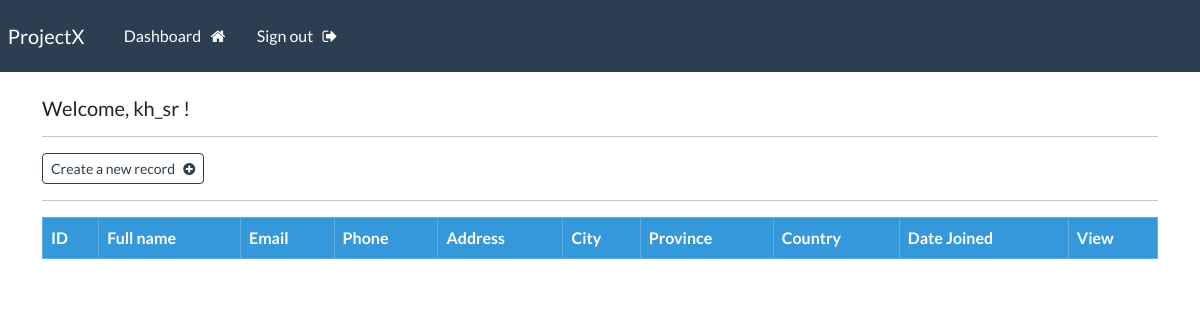
Page /dashboard (signed in) on the earlier database version.
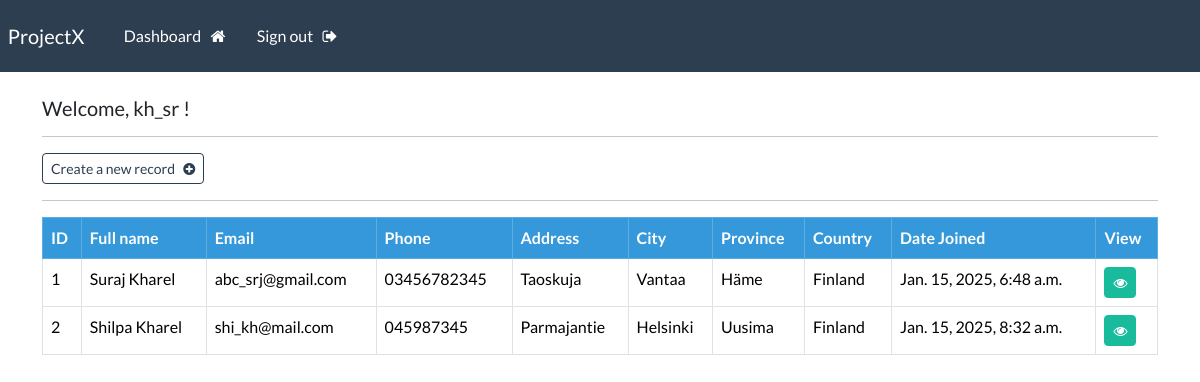
Same page on the later database version.
### webapp/models.py (models this page shows, shortened)
class Record(models.Model):
    creation_date = models.DateTimeField(auto_now_add=True)
    first_name = models.CharField(max_length=100)
    last_name = models.CharField(max_length=100)
    email = models.CharField(max_length=255)
    phone = models.CharField(max_length=20)
    address = models.CharField(max_length=300)
    city = models.CharField(max_length=255)
    province = models.CharField(max_length=125)
    country = models.CharField(max_length=125)

### webapp/views.py (the view)
# urls.py: path('dashboard', views.dashboard, name="dashboard"),
@login_required(login_url='my-login')
def dashboard(request):
    my_records = Record.objects.all()
    context = {'records': my_records}
    return render(request, 'webapp/dashboard.html', context=context)

### webapp/templates/webapp/dashboard.html
{% extends 'webapp/base.html' %}
{% block content %}
        <h5> Welcome, {{user}} ! </h5>
        <hr>
        <a class="btn btn-outline-primary btn-sm" href="{% url 'create-record' %}">
                Create a new record &nbsp; <i class="fa fa-plus-circle" arial-hidden="true"></i>
        </a>
        <hr>
        <table class = "table table-hover table-bordered">
                <thead class = "table-info">
                        <tr>
                                <th scope = "col"> ID </th>
                                <th scope = "col"> Full name </th>
                                <th scope = "col"> Email </th>
                                <th scope = "col"> Phone </th>
                                <th scope = "col"> Address </th>
                                <th scope = "col"> City </th>
                                <th scope = "col"> Province </th>
                                <th scope = "col"> Country </th>
                                <th scope = "col"> Date Joined </th>
                                <th scope = "col"> View </th>
                        </tr>
                </thead>
                <tbody>
                {% if records %}
                        {% for record in records %}
                        <tr>
                                <td> {{record.id}} </td>
                                <td> {{record.first_name}} {{record.last_name}} </td>
                                <td> {{record.email}} </td>
                                <td> {{record.phone}} </td>
                                <td> {{record.address}} </td>
                                <td> {{record.city}} </td>
                                <td> {{record.province}} </td>
                                <td> {{record.country}} </td>
                                <td> {{record.creation_date}} </td>
                                <td> <a  class="btn btn-success btn-sm" href="{% url 'record' record.id %}"> <i class="fa fa-eye" arial-hidden="true"></i> </a> </td>
                        </tr>
                        {% endfor %}
                {% endif %}
                </tbody>
        </table>
{% endblock %}

Differences in the rows shown:
added Record: id "1", first_name "Suraj", last_name "Kharel", email "abc_srj@gmail.com", phone "03456782345", address "Taoskuja", city "Vantaa", province "Häme", country "Finland", creation_date "Jan. 15, 2025, 6:48 a.m."
added Record: id "2", first_name "Shilpa", last_name "Kharel", email "shi_kh@mail.com", phone "045987345", address "Parmajantie", city "Helsinki", province "Uusima", country "Finland", creation_date "Jan. 15, 2025, 8:32 a.m."
